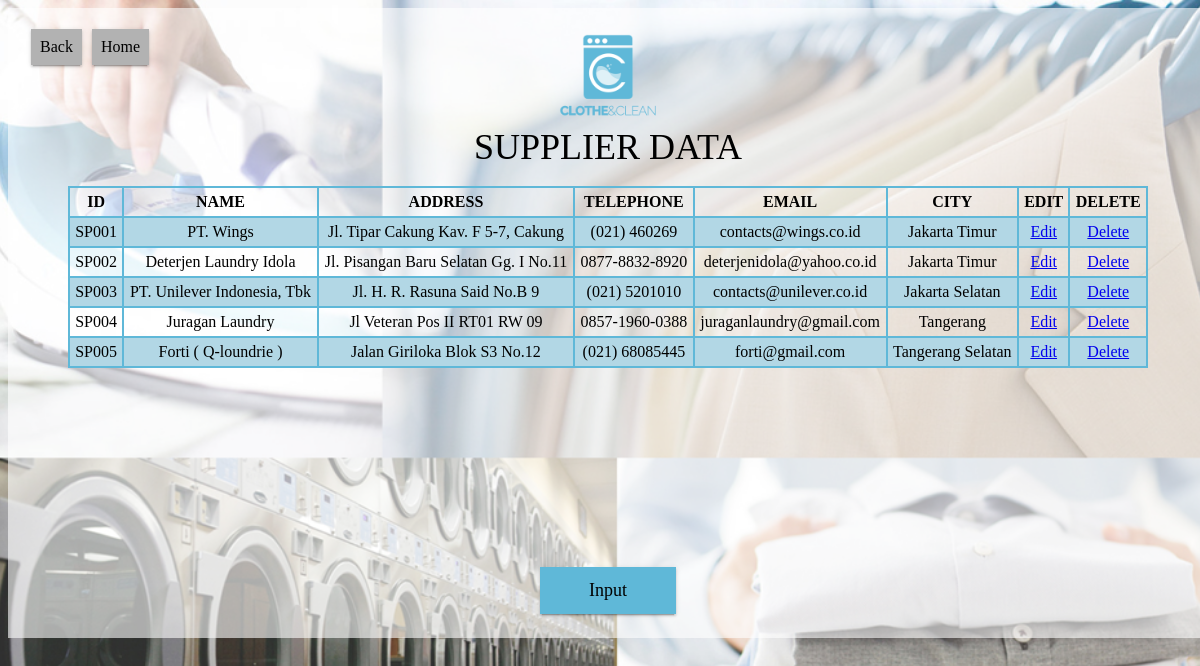
The page /data_supplier.php on the database its author committed.
### tables this page shows
CREATE TABLE `mssupplier` (
  `ID_Supplier` char(10) NOT NULL,
  `namaSupplier` varchar(50) NOT NULL,
  `alamatSupplier` varchar(200) NOT NULL,
  `telpSupplier` varchar(20) NOT NULL,
  `emailSupplier` varchar(100) NOT NULL,
  `kotaSupplier` varchar(20) NOT NULL
);

### data_supplier.php (the view, shortened to what this page needs)
<!DOCTYPE html PUBLIC "-//W3C//DTD XHTML 1.0 Transitional//EN" "http://www.w3.org/TR/xhtml1/DTD/xhtml1-transitional.dtd">
<html xmlns="http://www.w3.org/1999/xhtml">
    <head>
    <link rel="stylesheet" type="text/css" href="design.css">
    <link rel="stylesheet" type="text/css" href="table.css">
    </head>
    <body id="body">
    	<div align='center'>
            <div id="box1">
            	<br>
           	  	<div class="container1" align="left">
                	<button type="submit" class="button2" onClick="window.location='view_data.php'"><span>Back</span></button>
                    <button type="submit" class="button2" onClick="window.location='home.php'"><span>Home</span></button>
              	</div>
              	<div align="center"><img src="logo.png" style="width:100px;height:100px;" />
                <br><font color="#000000" style="font-size:36px" face="Century Gothic">SUPPLIER DATA</font>
                </div>
                <br>
                  <div id="table-scroll" align="center">
                  <table>
                      <tr>
                        <th>ID</th>
                        <th>NAME</th>
                        <th>ADDRESS</th>
                        <th>TELEPHONE</th>
                        <th>EMAIL</th>
                        <th>CITY</th>
                        <th>EDIT</th>
                        <th>DELETE</th>
                      </tr>
                      <?php
						$query="Select * From mssupplier" ;
						$hasil=mysql_query($query);
						while ($data = mysql_fetch_array ($hasil)){
						echo "
						<tr>
						<td><center>".$data['ID_Supplier']."</center></td>
						<td>".$data['namaSupplier']."</td>
						<td>".$data['alamatSupplier']."</td>
						<td>".$data['telpSupplier']."</td>
						<td>".$data['emailSupplier']."</td>
						<td>".$data['kotaSupplier']."</td>
						<td><center><a href='form_edit_supplier.php?code=$data[ID_Supplier]'>Edit</a></center></td>
						<td><center><a href='action_delete_supplier.php?code=$data[ID_Supplier]'
							onclick='return confirm(\"Are you sure want to Delete?\")'>Delete</a></td>
						</tr>
						";
						}
					  ?>
                    </table>
                    </div>
               <br>
                <div class="button-container" align="center">
                <form action='regis_supplier.php' method='POST'>
                <button type="submit" name='input' class="button"><span>Input</span></button></form>
              </div>
            </div>
        </div>
    </body>
</html>

### design.css (style rules this page uses)
#body { background: url(bg2.jpg) no-repeat center center fixed; -webkit-background-size: cover; -moz-background-size: cover; -o-background-size: cover; background-size: cover; }
#box1 { background-color: rgba(255,255,255,0.6); height : 630px; width: 1200px; text-align: left; }
#table-scroll { height:355px; overflow:auto; }
button { position: relative; background: currentColor; border: 1px solid currentColor; font-family:"Century Gothic"; font-size: 18px; color: #5fb8d8; margin:8px; padding: 0.75rem 3rem; cursor: pointer; -webkit-transition: background-color 0.28s ease, color 0.28s ease, box-shadow 0.28s ease; transition: background-color 0.28s ease, color 0.28s ease, box-shadow 0.28s ease; overflow: hidden; box-shadow: 0 2px 2px 0 rgba(0, 0, 0, 0.14), 0 3px 1px -2px rgba(0, 0, 0, 0.2), 0 1px 5px 0 rgba(0, 0, 0, 0.12); }
.button2 { position: relative; background: currentColor; font-family:"Century Gothic"; font-size: 16px; color: #B2B2B2; margin: 3px; padding: 8px; cursor: pointer; -webkit-transition: background-color 0.28s ease, color 0.28s ease, box-shadow 0.28s ease; transition: background-color 0.28s ease, color 0.28s ease, box-shadow 0.28s ease; overflow: hidden; box-shadow: 0 2px 2px 0 rgba(0, 0, 0, 0.14), 0 3px 1px -2px rgba(0, 0, 0, 0.2), 0 1px 5px 0 rgba(0, 0, 0, 0.12); }
button span { color: black; position: relative; z-index: 1; }
button::before { content: ''; position: absolute; background: #DCDCDC; border: 50vh solid #DCDCDC; width: 30vh; height: 30vh; border-radius: 50%; display: block; top: 50%; left: 50%; z-index: 0; opacity: 1; -webkit-transform: translate(-50%, -50%) scale(0); transform: translate(-50%, -50%) scale(0); }
.container1 { width: 770px; height: 0px; margin-top: auto; margin-right: 20px; margin-bottom: 0px; margin-left: 20px; }

### table.css (style rules this page uses)
table { font-family: "Century Gothic"; border-collapse: collapse; width: 90%; }
td, th { border: 2px solid #5fb8d8; text-align: center; padding: 5px; }
tr:nth-child(even) { background-color: #b2d7e5; }

### rows shown on the page
mssupplier: ID_Supplier "SP001", namaSupplier "PT. Wings", alamatSupplier "Jl. Tipar Cakung Kav. F 5-7, Cakung", telpSupplier "(021) 460269", emailSupplier "contacts@wings.co.id", kotaSupplier "Jakarta Timur"
mssupplier: ID_Supplier "SP002", namaSupplier "Deterjen Laundry Idola", alamatSupplier "Jl. Pisangan Baru Selatan Gg. I No.11", telpSupplier "0877-8832-8920", emailSupplier "deterjenidola@yahoo.co.id", kotaSupplier "Jakarta Timur"
mssupplier: ID_Supplier "SP003", namaSupplier "PT. Unilever Indonesia, Tbk", alamatSupplier "Jl. H. R. Rasuna Said No.B 9", telpSupplier "(021) 5201010", emailSupplier "contacts@unilever.co.id", kotaSupplier "Jakarta Selatan"
mssupplier: ID_Supplier "SP004", namaSupplier "Juragan Laundry", alamatSupplier "Jl Veteran Pos II RT01 RW 09", telpSupplier "0857-1960-0388", emailSupplier "juraganlaundry@gmail.com", kotaSupplier "Tangerang"
mssupplier: ID_Supplier "SP005", namaSupplier "Forti ( Q-loundrie )", alamatSupplier "Jalan Giriloka Blok S3 No.12", telpSupplier "(021) 68085445", emailSupplier "forti@gmail.com", kotaSupplier "Tangerang Selatan"
